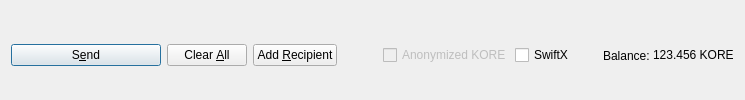
         <widget class="QFrame" name="frame_Send">
          <layout class="QHBoxLayout" name="horizontalLayout">
           <property name="bottomMargin">
            <number>0</number>
           </property>
           <item>
            <widget class="QPushButton" name="sendButton">
             <property name="minimumSize">
              <size>
               <width>150</width>
               <height>0</height>
              </size>
             </property>
             <property name="toolTip">
              <string>Confirm the send action</string>
             </property>
             <property name="text">
              <string>S&amp;end</string>
             </property>
             <property name="icon">
              <iconset resource="../kore.qrc">
               <normaloff>:/icons/send</normaloff>:/icons/send</iconset>
             </property>
             <property name="autoDefault">
              <bool>false</bool>
             </property>
             <property name="default">
              <bool>true</bool>
             </property>
            </widget>
           </item>
           <item>
            <widget class="QPushButton" name="clearButton">
             <property name="sizePolicy">
              <sizepolicy hsizetype="Minimum" vsizetype="Fixed">
               <horstretch>0</horstretch>
               <verstretch>0</verstretch>
              </sizepolicy>
             </property>
             <property name="toolTip">
              <string>Clear all fields of the form.</string>
             </property>
             <property name="text">
              <string>Clear &amp;All</string>
             </property>
             <property name="icon">
              <iconset resource="../kore.qrc">
               <normaloff>:/icons/remove</normaloff>:/icons/remove</iconset>
             </property>
             <property name="autoDefault">
              <bool>false</bool>
             </property>
            </widget>
           </item>
           <item>
            <widget class="QPushButton" name="addButton">
             <property name="toolTip">
              <string>Send to multiple recipients at once</string>
             </property>
             <property name="text">
              <string>Add &amp;Recipient</string>
             </property>
             <property name="icon">
              <iconset resource="../kore.qrc">
               <normaloff>:/icons/add</normaloff>:/icons/add</iconset>
             </property>
             <property name="autoDefault">
              <bool>false</bool>
             </property>
            </widget>
           </item>
           <item>
            <spacer name="horizontalSpacer">
             <property name="orientation">
              <enum>Qt::Horizontal</enum>
             </property>
             <property name="sizeHint" stdset="0">
              <size>
               <width>40</width>
               <height>20</height>
              </size>
             </property>
            </spacer>
           </item>
           <item>
            <layout class="QHBoxLayout" name="horizontalLayout_2">
             <property name="spacing">
              <number>3</number>
             </property>
             <item>
              <widget class="QCheckBox" name="checkzKORE">
               <property name="enabled">
                <bool>false</bool>
               </property>
               <property name="text">
                <string>Anonymized KORE</string>
               </property>
              </widget>
             </item>
             <item>
              <widget class="QCheckBox" name="checkSwiftTX">
               <property name="enabled">
                <bool>true</bool>
               </property>
               <property name="minimumSize">
                <size>
                 <width>85</width>
                 <height>0</height>
                </size>
               </property>
               <property name="text">
                <string>SwiftX</string>
               </property>
              </widget>
             </item>
             <item>
              <widget class="QLabel" name="label">
               <property name="text">
                <string>Balance:</string>
               </property>
              </widget>
             </item>
             <item>
              <widget class="QLabel" name="labelBalance">
               <property name="sizePolicy">
                <sizepolicy hsizetype="Preferred" vsizetype="Fixed">
                 <horstretch>0</horstretch>
                 <verstretch>0</verstretch>
                </sizepolicy>
               </property>
               <property name="cursor">
                <cursorShape>IBeamCursor</cursorShape>
               </property>
               <property name="text">
                <string notr="true">123.456 KORE</string>
               </property>
               <property name="textInteractionFlags">
                <set>Qt::LinksAccessibleByMouse|Qt::TextSelectableByKeyboard|Qt::TextSelectableByMouse</set>
               </property>
              </widget>
             </item>
            </layout>
           </item>
          </layout>
         </widget>
